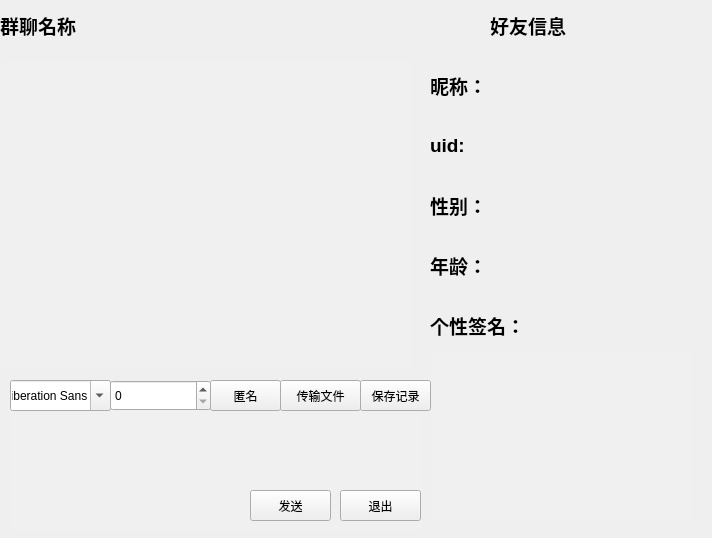
<?xml version="1.0" encoding="UTF-8"?>
<ui version="4.0">
 <class>Widget</class>
 <widget class="QWidget" name="Widget">
  <property name="geometry">
   <rect>
    <x>0</x>
    <y>0</y>
    <width>712</width>
    <height>538</height>
   </rect>
  </property>
  <property name="windowTitle">
   <string>Widget</string>
  </property>
  <property name="styleSheet">
   <string notr="true"/>
  </property>
  <widget class="QLineEdit" name="lineEdit">
   <property name="geometry">
    <rect>
     <x>10</x>
     <y>410</y>
     <width>411</width>
     <height>121</height>
    </rect>
   </property>
   <property name="styleSheet">
    <string notr="true">background-color: rgba(255, 255, 255,10);</string>
   </property>
   <property name="frame">
    <bool>false</bool>
   </property>
  </widget>
  <widget class="QSpinBox" name="spinBox">
   <property name="geometry">
    <rect>
     <x>110</x>
     <y>380</y>
     <width>101</width>
     <height>31</height>
    </rect>
   </property>
  </widget>
  <widget class="QFontComboBox" name="fontComboBox">
   <property name="geometry">
    <rect>
     <x>10</x>
     <y>380</y>
     <width>101</width>
     <height>31</height>
    </rect>
   </property>
  </widget>
  <widget class="QPushButton" name="SendPushButton">
   <property name="geometry">
    <rect>
     <x>250</x>
     <y>490</y>
     <width>81</width>
     <height>31</height>
    </rect>
   </property>
   <property name="text">
    <string>发送</string>
   </property>
   <property name="shortcut">
    <string>Return</string>
   </property>
  </widget>
  <widget class="QPushButton" name="pushButton_3">
   <property name="geometry">
    <rect>
     <x>340</x>
     <y>490</y>
     <width>81</width>
     <height>31</height>
    </rect>
   </property>
   <property name="text">
    <string>退出</string>
   </property>
  </widget>
  <widget class="QPushButton" name="pushButton">
   <property name="geometry">
    <rect>
     <x>280</x>
     <y>380</y>
     <width>81</width>
     <height>31</height>
    </rect>
   </property>
   <property name="text">
    <string>传输文件</string>
   </property>
  </widget>
  <widget class="QLabel" name="label">
   <property name="geometry">
    <rect>
     <x>0</x>
     <y>0</y>
     <width>181</width>
     <height>51</height>
    </rect>
   </property>
   <property name="font">
    <font>
     <pointsize>14</pointsize>
     <weight>75</weight>
     <bold>true</bold>
    </font>
   </property>
   <property name="text">
    <string>群聊名称</string>
   </property>
  </widget>
  <widget class="QPlainTextEdit" name="plainTextEdit">
   <property name="geometry">
    <rect>
     <x>0</x>
     <y>60</y>
     <width>411</width>
     <height>311</height>
    </rect>
   </property>
   <property name="styleSheet">
    <string notr="true">background-color: rgba(255, 255, 255,10);</string>
   </property>
  </widget>
  <widget class="QLabel" name="label_2">
   <property name="geometry">
    <rect>
     <x>490</x>
     <y>0</y>
     <width>181</width>
     <height>51</height>
    </rect>
   </property>
   <property name="font">
    <font>
     <pointsize>14</pointsize>
     <weight>75</weight>
     <bold>true</bold>
    </font>
   </property>
   <property name="text">
    <string>好友信息</string>
   </property>
  </widget>
  <widget class="QLabel" name="label_3">
   <property name="geometry">
    <rect>
     <x>430</x>
     <y>60</y>
     <width>251</width>
     <height>51</height>
    </rect>
   </property>
   <property name="font">
    <font>
     <pointsize>14</pointsize>
     <weight>75</weight>
     <bold>true</bold>
    </font>
   </property>
   <property name="text">
    <string>昵称：</string>
   </property>
  </widget>
  <widget class="QLabel" name="label_4">
   <property name="geometry">
    <rect>
     <x>430</x>
     <y>120</y>
     <width>181</width>
     <height>51</height>
    </rect>
   </property>
   <property name="font">
    <font>
     <pointsize>14</pointsize>
     <weight>75</weight>
     <bold>true</bold>
    </font>
   </property>
   <property name="text">
    <string>uid:</string>
   </property>
  </widget>
  <widget class="QLabel" name="label_5">
   <property name="geometry">
    <rect>
     <x>430</x>
     <y>180</y>
     <width>231</width>
     <height>51</height>
    </rect>
   </property>
   <property name="font">
    <font>
     <pointsize>14</pointsize>
     <weight>75</weight>
     <bold>true</bold>
    </font>
   </property>
   <property name="text">
    <string>性别：</string>
   </property>
  </widget>
  <widget class="QLabel" name="label_6">
   <property name="geometry">
    <rect>
     <x>430</x>
     <y>240</y>
     <width>221</width>
     <height>51</height>
    </rect>
   </property>
   <property name="font">
    <font>
     <pointsize>14</pointsize>
     <weight>75</weight>
     <bold>true</bold>
    </font>
   </property>
   <property name="text">
    <string>年龄：</string>
   </property>
  </widget>
  <widget class="QLabel" name="label_7">
   <property name="geometry">
    <rect>
     <x>430</x>
     <y>300</y>
     <width>241</width>
     <height>51</height>
    </rect>
   </property>
   <property name="font">
    <font>
     <pointsize>14</pointsize>
     <weight>75</weight>
     <bold>true</bold>
    </font>
   </property>
   <property name="text">
    <string>个性签名：</string>
   </property>
  </widget>
  <widget class="QPlainTextEdit" name="plainTextEdit_2">
   <property name="geometry">
    <rect>
     <x>430</x>
     <y>350</y>
     <width>261</width>
     <height>171</height>
    </rect>
   </property>
   <property name="font">
    <font>
     <pointsize>14</pointsize>
     <weight>75</weight>
     <bold>true</bold>
    </font>
   </property>
   <property name="styleSheet">
    <string notr="true">background-color: rgba(255, 255, 255,10);</string>
   </property>
  </widget>
  <widget class="QPushButton" name="pushButton_2">
   <property name="geometry">
    <rect>
     <x>210</x>
     <y>380</y>
     <width>71</width>
     <height>31</height>
    </rect>
   </property>
   <property name="text">
    <string>匿名</string>
   </property>
  </widget>
  <widget class="QPushButton" name="pushButton_4">
   <property name="geometry">
    <rect>
     <x>360</x>
     <y>380</y>
     <width>71</width>
     <height>31</height>
    </rect>
   </property>
   <property name="text">
    <string>保存记录</string>
   </property>
  </widget>
 </widget>
 <layoutdefault spacing="6" margin="11"/>
 <resources/>
 <connections/>
</ui>
